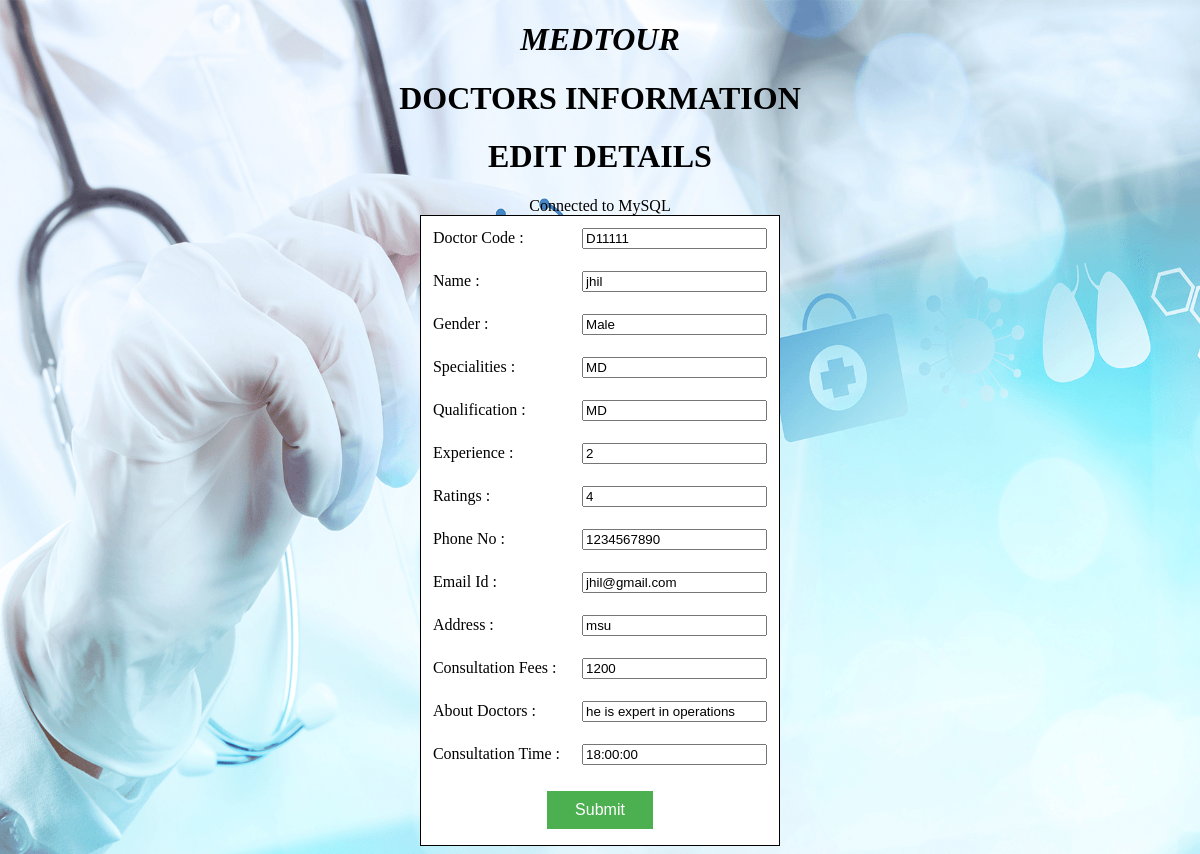
Page /Project/DoctorsEditDetails.php?dcode=D11111 on the committed database.
### tables this page shows
CREATE TABLE IF NOT EXISTS `doctors` (
  `dcode` varchar(6) NOT NULL,
  `dname` varchar(50) NOT NULL,
  `dgndr` varchar(15) NOT NULL,
  `dspec` varchar(50) NOT NULL,
  `dqua` varchar(50) NOT NULL,
  `dexpr` int(11) NOT NULL,
  `drate` varchar(50) NOT NULL,
  `dphone` bigint(20) NOT NULL,
  `dmail` varchar(15) NOT NULL,
  `daddr` varchar(50) NOT NULL,
  `dcfs` int(11) NOT NULL,
  `dabd` varchar(50) NOT NULL,
  `dcst` time NOT NULL,
  PRIMARY KEY (`dcode`),
  KEY `dcode` (`dcode`)
);

### Project/DoctorsEditDetails.php (the view, shortened to what this page needs)
<!DOCTYPE HTML>
<html>
<head>
</head>
<body bgcolor="">
<center>
<marquee><h1 class="impact"style="color:black;"><b><i>MEDTOUR</i></b></h1></marquee>
<h1 class="impact" style="color:black;"><b>DOCTORS INFORMATION</b></h1>
<h1 class="impact" style="color:black;"><b>EDIT DETAILS</b></h1>
<?php
$Dcode=$_REQUEST['dcode'];
$con=mysql_connect("localhost","root","");
if($con)
{
    echo "Connected to MySQL"."<br/>";
}
else
{
    echo "not connected";
}
$sql="SELECT * FROM doctors WHERE dcode = '$Dcode'";
$result=mysql_query($sql,$con);
while($row=mysql_fetch_assoc($result))
{
    $D1=$row['dcode'];
    $D2=$row['dname'];
    $D3=$row['dgndr'];
    $D4=$row['dspec'];
    $D5=$row['dqua'];
    $D6=$row['dexpr'];
    $D7=$row['drate'];
    $D8=$row['dphone'];
    $D9=$row['dmail'];
    $D10=$row['daddr'];
    $D11=$row['dcfs'];
    $D12=$row['dabd'];
    $D13=$row['dcst'];
}
?>
<form method="Post" action="DoctorsUpdate.php">
<table align="center" cellpadding="10" bgcolor="white" style="border:1px solid black" bordercolor="#D7DF01">
<tr>
<td>Doctor Code :</td>
<td><input type="text" name="D1" value="<?php echo $D1;?>"/></td>
</tr>
<tr>
<td>Name :</td>
<td><input type="text" name="D2" value="<?php echo $D2;?>"/></td>
</tr>
<tr>
<td>Gender :</td>
<td><input type="text" name="D3" value="<?php echo $D3;?>"/></td>
</tr>
<tr>
<td>Specialities :</td>
<td><input type="text" name="D4" value="<?php echo $D4;?>"/></td>
</tr>
<tr>
<td>Qualification :</td>
<td><input type="text" name="D5" value="<?php echo $D5;?>"/></td>
</tr>
<tr>
<td>Experience :</td>
<td><input type="text" name="D6" value="<?php echo $D6;?>"/></td>
</tr>
<tr>
<td>Ratings :</td>
<td><input type="text" name="D7" value="<?php echo $D7;?>"/></td>
</tr>
<tr>
<td>Phone No :</td>
<td><input type="text" name="D8" value="<?php echo $D8;?>"/></td>
</tr>
<tr>
<td>Email Id :</td>
<td><input type="text" name="D9" value="<?php echo $D9;?>"/></td>
</tr>
<tr>
<td>Address :</td>
<td><input type="text" name="D10" value="<?php echo $D10;?>"/></td>
</tr>
<tr>
<td>Consultation Fees :</td>
<td><input type="text" name="D11" value="<?php echo $D11;?>"/></td>
</tr>
<tr>
<td>About Doctors :</td>
<td><input type="text" name="D12" value="<?php echo $D12;?>"/></td>
</tr>
<tr>
<td>Consultation Time :</td>
<td><input type="text" name="D13" value="<?php echo $D13;?>"/></td>
</tr>
<tr>
<td colspan="2"align="center">
<input class="button" type="submit" name="Submit" value="Submit"/></td>
</tr>
	</table>
</form>
</center>
</body>
</html>

### Project/DoctorsEditDetails.php (style rules this page uses)
.button { background-color: #4CAF50; border: none; color: white; padding: 10px 28px; text-align: center; text-decoration: none; display: inline-block; font-size: 16px; margin: 4px 2px; cursor: pointer; }
body { background-image: url('bg1.jpg'); background-repeat: no-repeat; background-attachment: fixed; background-size: 100% 100%; }

### rows in the picture
doctors: D1 "D11111", D2 "jhil", D3 "Male", D4 "MD", D5 "MD", D6 "2", D7 "4", D8 "1234567890", D9 "jhil@gmail.com", D10 "msu", D11 "1200", D12 "he is expert in operations", D13 "18:00:00"
